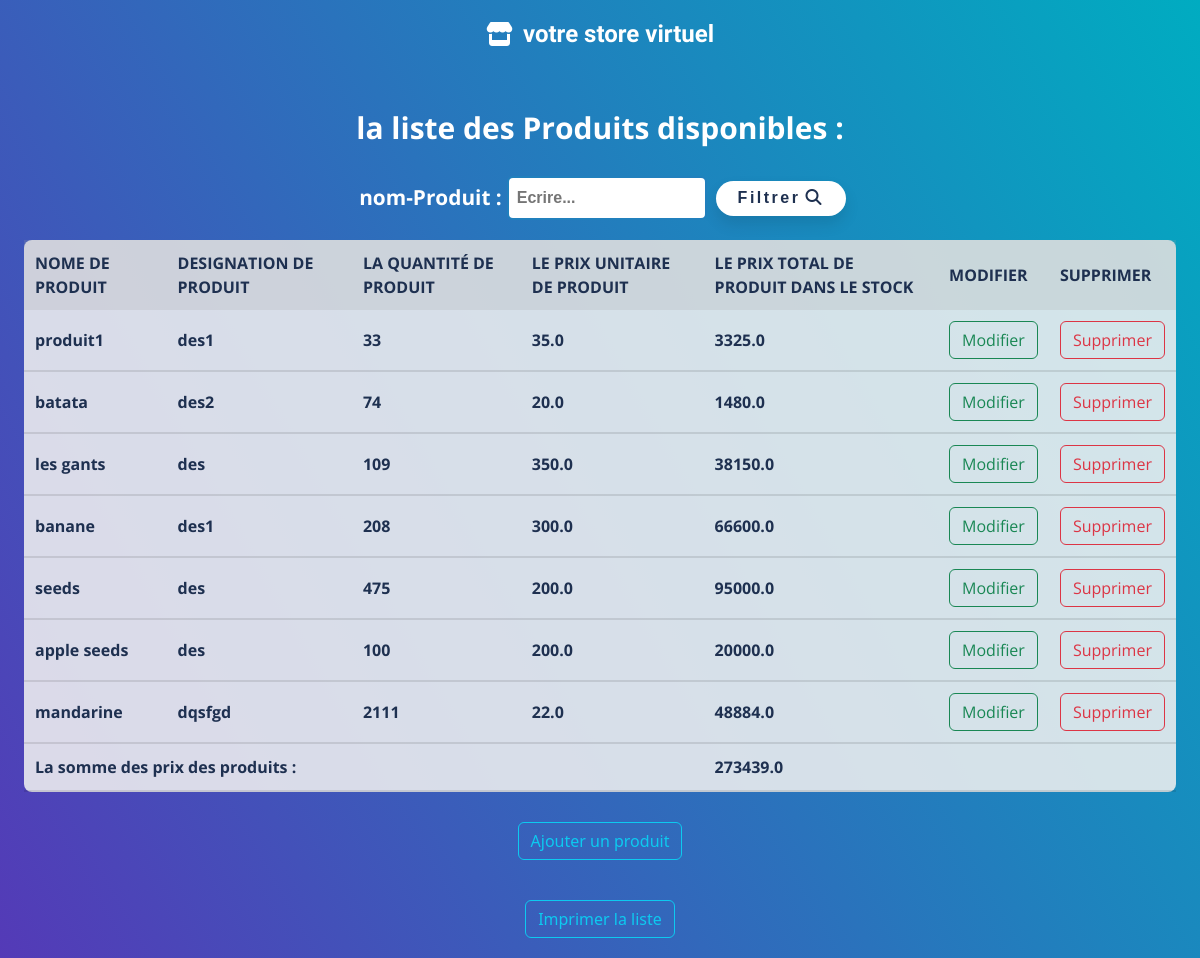
The page /stock_magasin/ on the database its author committed.
### magasinier/models.py (models this page shows, shortened)
class Produit(models.Model):
    nomP = models.CharField(max_length=50, default = 'Produit')
    designation = models.CharField(max_length=100, null=True)
    qte = models.IntegerField(default=0)
    prix_unitaire = models.FloatField(max_length=10, default=0)
    prix_total = models.FloatField(max_length=10, default=0)

### magasinier/views.py (the view)
# urls.py: path('stock_magasin/',views.afficher_produits,name='stock_magasin'),
def afficher_produits(request):
    cherch = request.GET.get('chercher')
    produits = Produit.objects.all()
    if cherch:
        produits = produits.filter(nomP__startswith=cherch)
    total_cout = sum(produit.prix_total for produit in produits)
    return render(request,"stock_magasin.html",{"produits":produits,"total_cout":total_cout})

### magasinier/templates/stock_magasin.html (shortened to what this page needs)
<!DOCTYPE html>
<html lang="en">
    {% load static %}
<head>
    <link rel="stylesheet" type="text/css" href="{% static 'css/bootstrap.min.css' %}">
    <link rel="stylesheet" href="{% static 'css/styleModal.css' %}">
    <link href="{% static 'fontawesomefree/css/all.min.css' %}" rel="stylesheet" type="text/css">
    <link
      rel="stylesheet"
      href="{% static 'css/list.css' %}"
      type="text/css"
    />
</head>
<body >
    <a href="{% url 'magazinier' %}" style="all: unset"><div class="logo"  onmouseover="this.style.backgroundColor='rgba(255, 255, 255, 0.39)';"onmouseout="this.style.backgroundColor='transparent'; " style=" position: absolute;
        top: 0;
        left: 50%;
        transform: translateX(-50%);
        cursor: pointer;
        text-wrap: nowrap;
        display: flex;
        align-items: center;
        justify-content: center;
        padding: 6px;
        font-family: 'Bubblegum Sans', sans-serif;
        color: rgb(255, 255, 255);
        font-size: 1.5rem;
        background-color: transparent;
        border-radius: 30px;
        transition: 0.8s;
        width: 20%;
        margin-top: 10px;"><i class="fa-solid fa-store" style="font-size: 1.5rem;color: white;
        margin-right: 10px;"></i>votre store virtuel</div></a>
    <h4> la liste des Produits disponibles : </h4>
    <form method="GET" action="{% url 'stock_magasin' %}">
        <label for="chercher">nom-Produit :</label>
        <input type="text" id="chercher" name="chercher" placeholder="Ecrire..." >
        <button type="submit">Filtrer<i class="fa-solid fa-magnifying-glass"></i></button>
    </form>
    <table >
        <tr class="table-info">
            <th>Nome de produit</th>
            <th>Designation de produit</th>
            <th>la Quantité de produit</th>
            <th>le prix unitaire de produit</th>
            <th>le prix total de produit dans le stock</th>
            <th>Modifier</th>
            <th>Supprimer</th>
        </tr>
         {% for p in produits %}
         <tr>
         <td> {{p.nomP}} </td>
         <td> {{p.designation}} </td>
         <td> {{p.qte}} </td>
         <td> {{p.prix_unitaire}} </td>
         <td> {{p.prix_total}} </td>
         <td><a href="{% url 'modifier_produit' p.id %}" class="btn btn-outline-success"> Modifier </a></td>
         <td><a href="#" class="btn btn-outline-danger"  onclick="confirmDelete('{{ p.id }}')">Supprimer</a></td>
         </tr>
         {% endfor%}
         <tr>
            <td colspan="4">La somme des prix des produits :</td>
            <td>{{ total_cout }}</td>
            <td colspan="2"></td>
        </tr>
    </table>
    <a href="{% url 'ajouter_produit'%}" class="btn btn-outline-info" style="margin: 20px;">Ajouter un produit</a>
    <a href="#" type="button" onclick="printProducts()" class="btn btn-outline-info" style="margin: 20px;">Imprimer la liste</a>
</body>
</html>

### magasinier/static/css/list.css (style rules this page uses)
* { margin: 0; padding: 0; color: #fff; font-family: 'Open Sans', sans-serif; font-weight: bold; }
body { background: linear-gradient(60deg, rgba(84,58,183,1) 0%, rgba(0,172,193,1) 100%); display: flex; align-items: center; justify-content: center; flex-direction: column; }
h4 { margin: 30px;margin-top: 110px; font-size: 30px;font-weight: bold; }
form { display: flex; align-items: center; justify-content: center; font-family: Arial, sans-serif; }
form label { display: block; margin-left: 5px; margin-right: 5px; font-weight: bold; font-size: 1.3rem; color: #ffffff; }
form input[type="text"], form input[type="date"], form input[type="day"], form input[type="month"], form input[type="year"] { padding: 8px; font-size: 16px; border: 2px solid #2180BD; border-radius: 6px; color: #2180BD; transition: border-color 0.3s ease; width: 200px; }
form button[type="submit"] { margin-left: 9px; width: 130px; height: 35px; font-weight: bold; letter-spacing: 2.5px; color: rgb(30,48,80); background-color: #fff; border: none; border-radius: 25px; box-shadow: 0px 8px 15px rgba(0, 0, 0, 0.1); transition: all 0.3s ease 0s; cursor: pointer; outline: none; }
form button[type="submit"] i { color: rgb(30,48,80); margin-left: 5px; }
table { margin-bottom: 10px; width: 96%; background-color: rgba(240, 240, 240, 0.87); margin-top: 20px; border-collapse: collapse; border-radius: 8px; }
th, td { padding: 11px; text-align: left; font-weight: bold; font-size: 16px; color: rgb(30,48,80); }
th { background-color: rgba(159, 159, 159, 0.2); text-transform: uppercase; }
td { border-bottom: solid 2px rgba(5, 5, 5, 0.1); }

### rows shown on the page
Produit: nomP "produit1", designation "des1", qte "33", prix_unitaire "35.0", prix_total "3325.0"
Produit: nomP "batata", designation "des2", qte "74", prix_unitaire "20.0", prix_total "1480.0"
Produit: nomP "les gants", designation "des", qte "109", prix_unitaire "350.0", prix_total "38150.0"
Produit: nomP "banane", designation "des1", qte "208", prix_unitaire "300.0", prix_total "66600.0"
Produit: nomP "seeds", designation "des", qte "475", prix_unitaire "200.0", prix_total "95000.0"
Produit: nomP "apple seeds", designation "des", qte "100", prix_unitaire "200.0", prix_total "20000.0"
Produit: nomP "mandarine", designation "dqsfgd", qte "2111", prix_unitaire "22.0", prix_total "48884.0"

### other values the page prints
{{ total_cout }} "273439.0"
